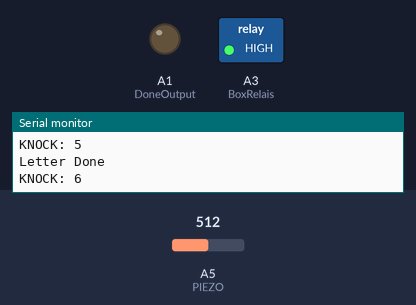
A sketch run on a simulated Arduino Uno, built with avr-gcc and run on an emulated ATmega328P. Parts: switched loads named in the sketch (green lamp = pin HIGH), output pins drawn as LEDs (lit = HIGH), the last lines printed to the serial monitor. Inputs (shaded band) come from the test bench; at power-on: A5 (PIEZO) = 512.

Above: at 1.4 s.
At 5.3 s:
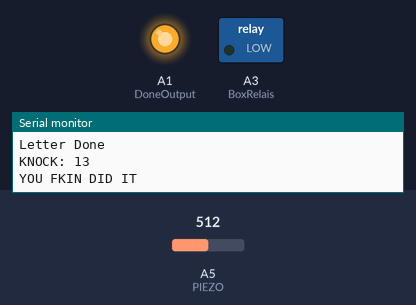
Timing chart, 0 to 9.0 s (numbered marks = the images above):
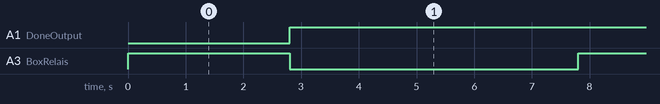

The sketch:

Klopfpuzzle.ino
```cpp
#define PIEZO A5
#define BoxRelais A3
#define DoneOutput A1

float knock_th = 100;
int currentKnock = 0;
int pattern[] = {0, 0, 0,0,0, 0,0,0,0, 0, 0,0,0,0,3}; //0 = any delta to last; 1= short delta to last, 2= long delta to last , 3=end
unsigned long shortKnock = 0;
unsigned long longKnock =0;
unsigned long lastKnock = 0;
unsigned long knockDelta = 0;
float toleranceFactor = 1;
float shortToLongFactor = 1.3;

unsigned long maximumIdleTime = 4000;

void setup() {
  Serial.begin(9600);
  pinMode(PIEZO, INPUT);
  pinMode(DoneOutput, OUTPUT);
  pinMode(BoxRelais, OUTPUT);
  digitalWrite(BoxRelais, HIGH);
}

void loop() {
  if(currentKnock!=0){
    if(millis()-lastKnock > maximumIdleTime){
      Reset();
    }
  }
  if(CheckKnock()){
    switch(pattern[currentKnock]){
      case 0:
        lastKnock=millis();
        Progress();
        break;
      case 1:
        knockDelta=millis()-lastKnock;
        lastKnock=millis();
        if(shortKnock==0){
          shortKnock = knockDelta;
        }
        if(InPattern(shortKnock, knockDelta)&&DifferentiableKnocks()){
          Progress();
        }else{
          Reset();
        }
        break;
      case 2:
        knockDelta=millis()-lastKnock;
        lastKnock=millis();
        if(longKnock==0){
          longKnock = knockDelta;
        }
        if(InPattern(longKnock, knockDelta)&&DifferentiableKnocks()){
          Progress();
        }else{
          Reset();
        }
        break;
    }
  }
}

bool CheckKnock(){
  float knockValue=analogRead(PIEZO);
  //Serial.println(knockValue);
  if(knockValue >= knock_th){
    Serial.println("KNOCK: " + String(currentKnock));
    delay(200);
    return true;
  }else{
    return false;
  }
}

void Progress(){
  currentKnock++;
  switch(pattern[currentKnock]){
    case 0:
      LetterComplete();
      break;
    case 3:
      Open();
      break;
  }
}

void LetterComplete(){
  Serial.println("Letter Done");
}

void Open(){
  Serial.println("YOU FKIN DID IT");
  digitalWrite(DoneOutput, HIGH);
  OpenBox();
  Reset();
}

void Reset(){
  Serial.println("RESET");
  shortKnock=0;
  longKnock=0;
  knockDelta =0;
  currentKnock =0;
}

bool DifferentiableKnocks(){
  if(shortKnock>0&&longKnock>0){
    if(shortKnock*shortToLongFactor>longKnock){
      return false;
    }
  }
  return true;
}

bool InPattern(unsigned long expectedTime, unsigned long actualTime){
  float upperBound = expectedTime*(1+toleranceFactor);
  float lowerBound = expectedTime*(1-toleranceFactor);
  if(actualTime<=upperBound && actualTime>=lowerBound){
    //Serial.println("PatternHit");
    return true;
  }else{
    //Serial.println("PatternMissed");
    return false;
  }
}

void OpenBox() {
  digitalWrite(BoxRelais, LOW);
  delay(5000);
  digitalWrite(BoxRelais, HIGH);
}
```

Measured:
- by itself, A1 (DoneOutput): LOW → HIGH at 2.8 s
- by itself, A3 (BoxRelais): alternates HIGH for 2.8 s and LOW for 5.0 s
